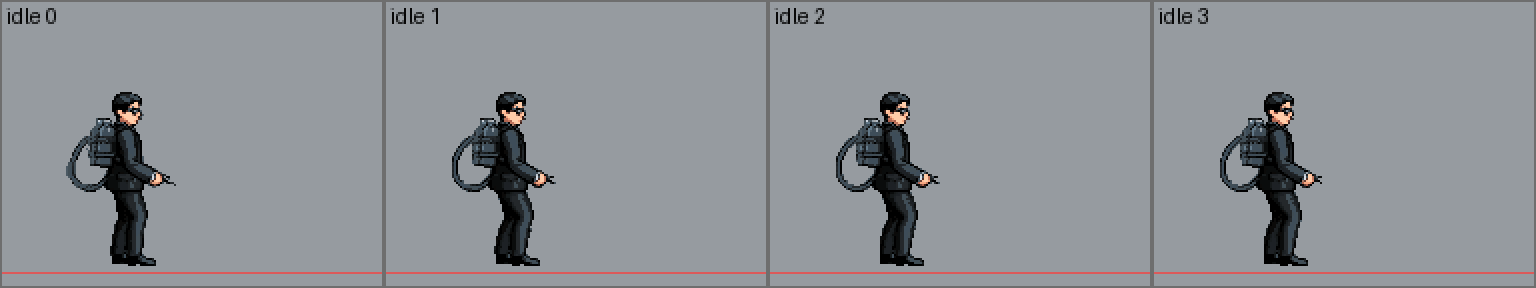
#> input picture game-src/action/fake_bureau/qa/burn_idle.png, 1536 x 288 px, given in place of A2-pad.png, which was not available
$ python compare.py ../qa/burn_idle.png
#> lines starting #> are read from the running program, lines starting #| are printed output that depends on the picture; long printed decimals are rounded; pictures that were not available may be replaced by others from this repository, and a replacement may not be noted
# 쟈알디 A2와 후보를 같은 축척·같은 바닥선에 나란히. 키·색 수·채도·명도(화소 기준)·순검정 외곽선 비율을 적음.
import sys,os,glob,colorsys,statistics
from PIL import Image,ImageDraw
ROOT=os.path.join(os.path.dirname(__file__),'..')
A2=Image.open(os.path.join(ROOT,'../jyaldi-v5/full/A2-pad.png')).convert('RGBA')
#> A2 is the input picture: PIL image 1536x288 RGBA; mean R, G, B, A 141.8, 145.5, 150.1, 255
def stats(im):
    px=im.load(); W,H=im.size; pts=[(x,y) for y in range(H) for x in range(W) if px[x,y][3]>128]
#> after `W, H = im.size`: W = 1536; H = 288
#> after `pts = [(x, y) for y in range(H) for x in range(W) if px[x, y][3] > 128`: pts = 442368 items
    if not pts: return None
    ys=[p[1] for p in pts]; xs=[p[0] for p in pts]
#> after `ys = [p[1] for p in pts]`: ys = 442368 items
#> after `xs = [p[0] for p in pts]`: xs = 442368 items
    cols={}; s=[]; v=[]
    for x,y in pts:
        c=px[x,y][:3]; cols[c]=1; h,ss,vv=colorsys.rgb_to_hsv(*[q/255 for q in c]); s.append(ss); v.append(vv)
#> after the loop, cols = 139 items; s = 442368 items; v = 442368 items
    # 외곽선: 투명과 맞닿은 화소 중 순검정에 가까운(합<40) 비율
    edge=[(x,y) for x,y in pts if any(not(0<=x+dx<W and 0<=y+dy<H) or px[x+dx,y+dy][3]<=128 for dx,dy in((1,0),(-1,0),(0,1),(0,-1)))]
#> edge = 3644 pairs, first value 0 to 1535, second value 0 to 287
    blk=sum(1 for x,y in edge if sum(px[x,y][:3])<40)/max(1,len(edge))
#> blk = 0
    return dict(top=min(ys),bot=max(ys),h=max(ys)-min(ys)+1,x0=min(xs),x1=max(xs),colors=len(cols),sat=statistics.median(s),val=statistics.median(v),outline=blk)
def norm(im,W=192,H=144,ax=None):
    """바닥(맨 아래 불투명 화소)을 y=135에 맞춰 W×H 판에 놓음."""
    st=stats(im); c=Image.new('RGBA',(W,H)); x=(W-im.width)//2 if ax is None else ax
#> after `st = stats(im)`: st = 9 items
#> after `c = Image.new('RGBA', (W, H))`: c: PIL image 192x144 RGBA; every value is 0
#> after `x = (W - im.width) // 2 if ax is None else ax`: x = -672
    c.alpha_composite(im,(max(0,x),135-st['bot'])); return c
#> after `c.alpha_composite(im, (max(0, x), 135 - st['bot']))`:
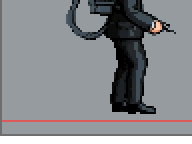
#> c: PIL image 192x144 RGBA; mean R, G, B, A 120.1, 122.6, 126.6, 240.8; transparent parts drawn white
if __name__=='__main__':
    files=sys.argv[1:]
    ims=[('A2',A2)]+[(os.path.basename(f)[5:-4],norm(Image.open(f).convert('RGBA'),256 if ('dohyeong' in f or 'seongju' in f) else 192)) for f in files]
    s=3; Wt=sum(i.width for _,i in ims)*s; sheet=Image.new('RGBA',(Wt,144*s+70),(200,200,200,255)); d=ImageDraw.Draw(sheet); x=0
#> after `Wt = sum((i.width for _, i in ims)) * s`: Wt = 5184
    a=stats(A2)
#> a = 9 items
    for n,im in ims:
        st=stats(im); sheet.alpha_composite(im.resize((im.width*s,im.height*s),Image.NEAREST),(x,0))
        d.line([(x,a['top']*s),(x+im.width*s,a['top']*s)],fill=(255,0,0,255))
        d.text((x+4,144*s+4),f"{n} h{st['h']} c{st['colors']} s{st['sat']:.2f} v{st['val']:.2f} ol{st['outline']:.2f}",fill=(0,0,0,255))
        print(n,st); x+=im.width*s
#> this loop made 2 passes
#> (n, W in stats, H in stats, blk in stats, x) on passes 1 to 2: ('A2', 1536, 288, 0, 4608), ('idle', 192, 144, 0.0337, 5184)
#| A2 {'top': 0, 'bot': 287, 'h': 288, 'x0': 0, 'x1': 1535, 'colors': 139, 'sat': 0.0625, 'val': 0.6275, 'outline': 0.0}
#| idle {'top': 0, 'bot': 135, 'h': 136, 'x0': 0, 'x1': 191, 'colors': 25, 'sat': 0.0625, 'val': 0.6275, 'outline': 0.03374}
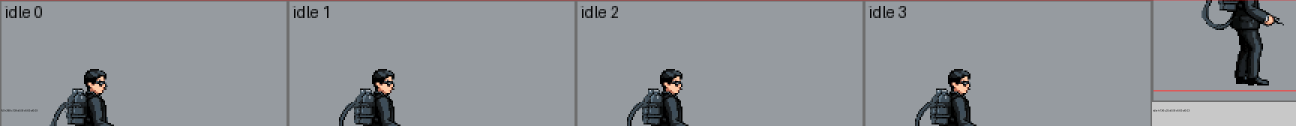
#> sheet: PIL image 5184x502 RGBA (shown at 1/4 size); mean R, G, B, A 143.3, 147.2, 151.8, 255
#> after the loop, x = 5184
    sheet.save(os.path.join(ROOT,'base','compare.png'))
